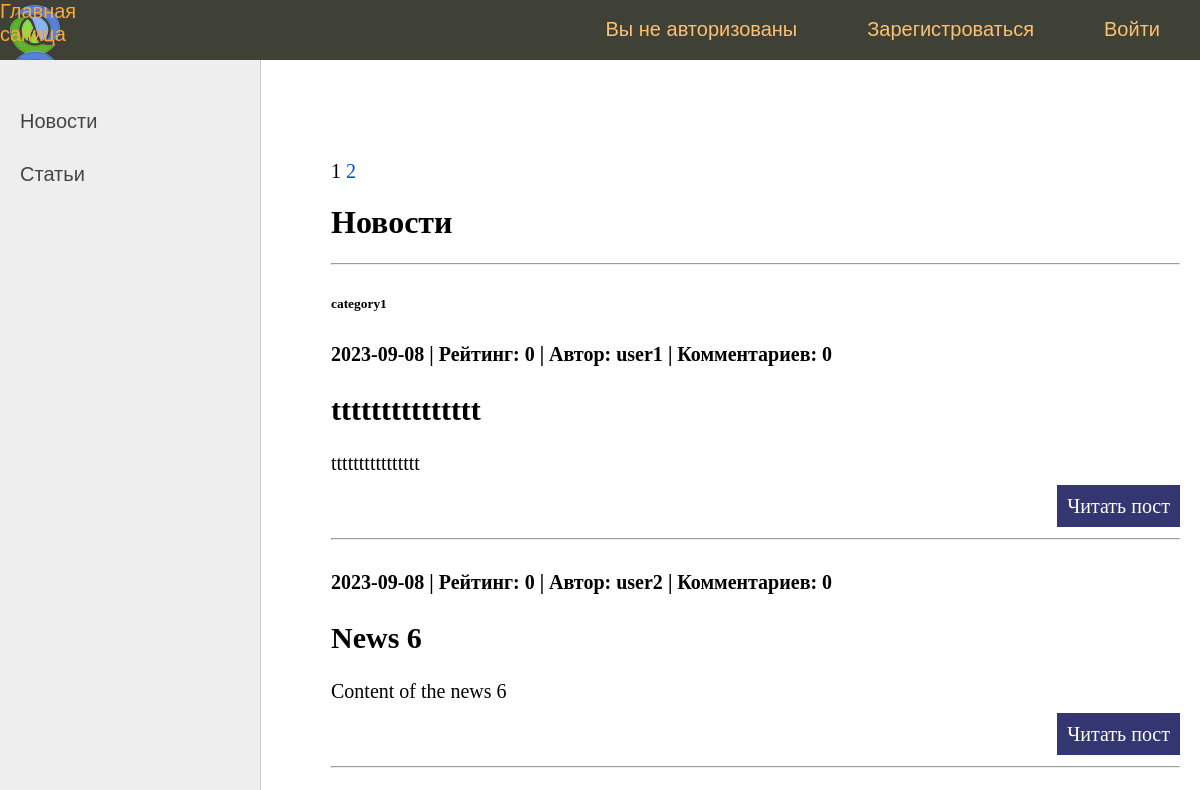
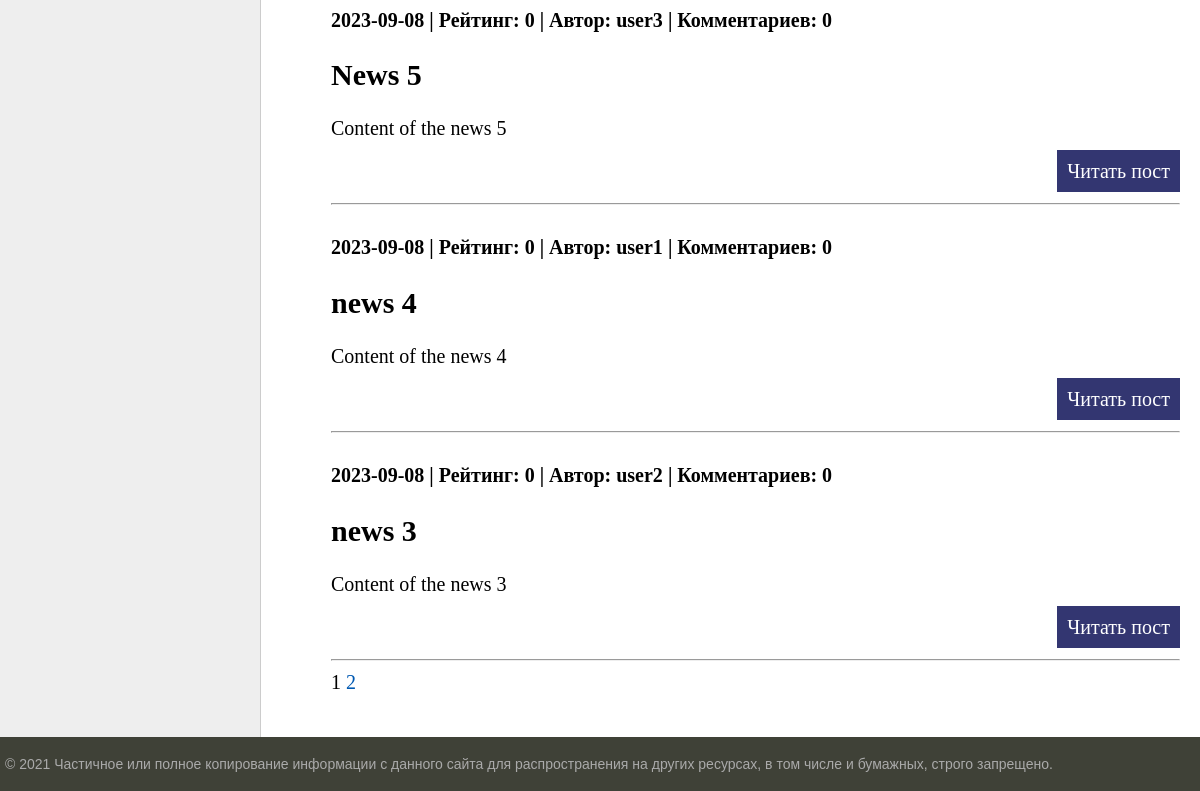
Before: /news/ with the older database file (2 pictures, top to bottom).
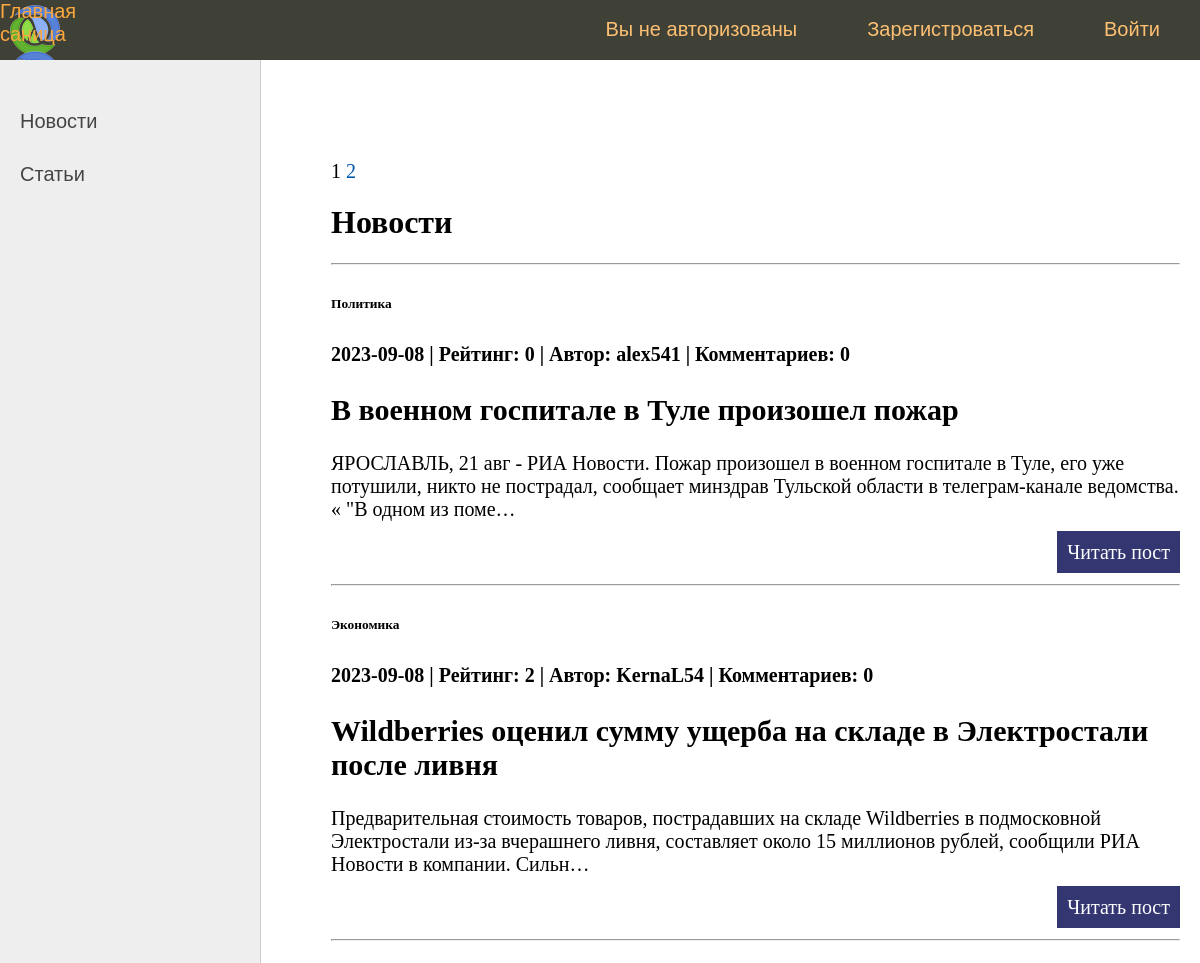
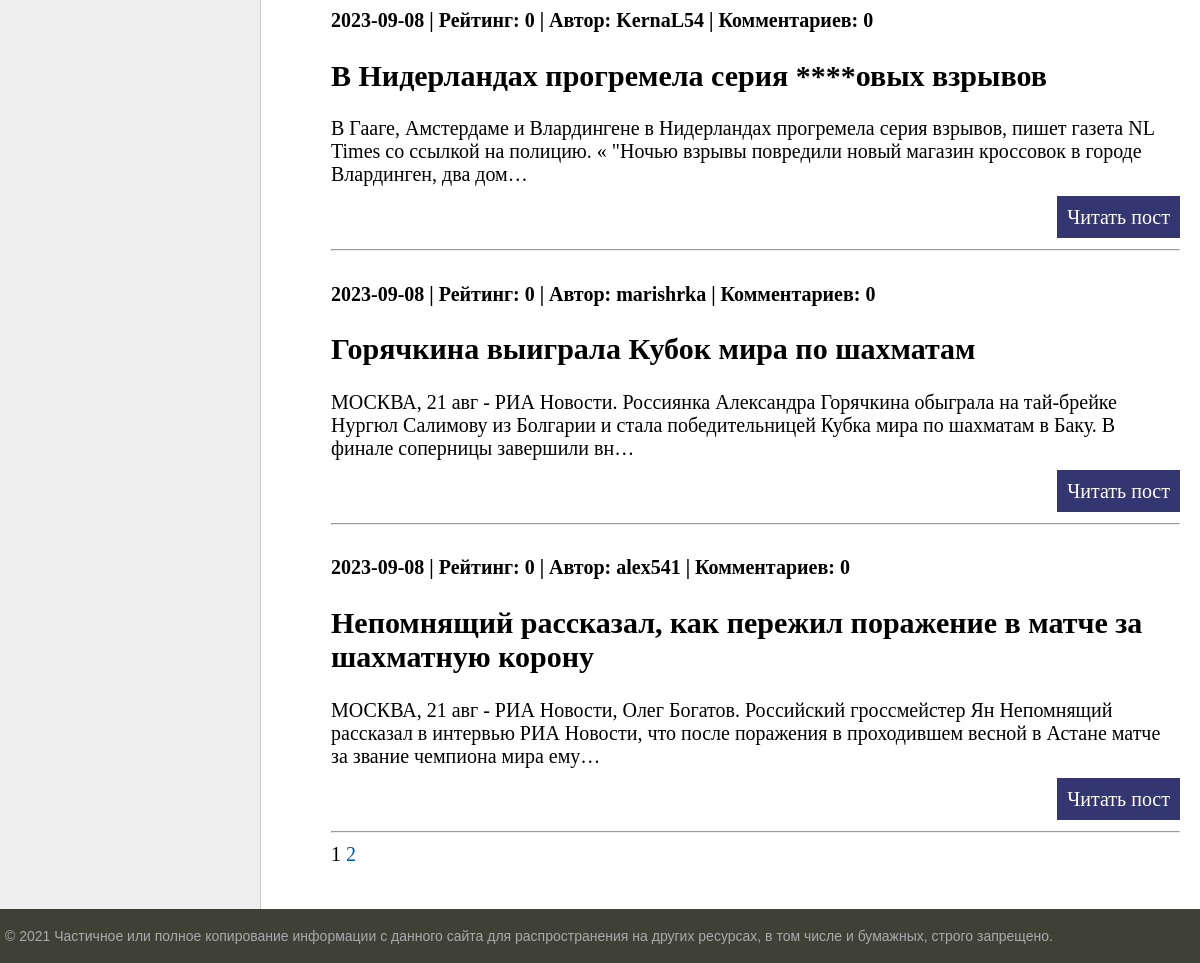
After: the same page with the newer database file (2 pictures, top to bottom).
### newsportal/models.py (models this page shows, shortened)
class Category(models.Model):
    name = models.CharField(max_length=150, unique=True)
    def __str__(self):
        return self.name

class Post(models.Model):
    author = models.ForeignKey(Author, on_delete=models.CASCADE, verbose_name='Автор')
    type_post = models.CharField(max_length=1, choices=POSTS, verbose_name='Тип поста')
    time_created = models.DateTimeField(auto_now_add=True, verbose_name='Дата создания')
    category = models.ManyToManyField(Category, through="PostCategory", verbose_name='Категория')
    title =  models.CharField(max_length=255, verbose_name='Оглавление')
    content = models.TextField( verbose_name='Содержание')
    rating = models.SmallIntegerField(default=0, verbose_name='Рейтинг')

class Author(models.Model):
    author = models.OneToOneField(User, on_delete=models.CASCADE)
    rating = models.SmallIntegerField(default=0)
    def __str__(self):
        return self.author.username

### newsportal/views.py (the view)
# urls.py: path('news/', ListNewsOnly.as_view(), name='news_only'),
class ListNewsOnly(ListView):
    queryset = Post.objects.filter(type_post=news)
    ordering = '-time_created'
    template_name = 'news.html'
    context_object_name = 'news'
    paginate_by = 5

### newsportal/templatetags/custom_filters.py (called while the page is built)
@register.filter()
def censor(value:str):
   swear_words = ('банан', 'морков', 'карто', 'броккол', 'ананас',
                  'Банан', 'Морков', 'Карто', 'Броккол', 'Ананас',)
   for word in swear_words:
      if word in value:
          value = value.replace(word, '****')
   return value

### newsportal/templatetags/custom_tags.py (called while the page is built)
@register.simple_tag(takes_context=True)
def url_replace(context, **kwargs):
   d = context['request'].GET.copy()
   for k, v in kwargs.items():
       d[k] = v
   return d.urlencode()

### templates/news.html (shortened to what this page needs)
{% extends 'default.html' %}
{% load custom_filters %}
{% block content %}
{% if news %}
{% include 'includes/paginations.html' %}
<h1>Новости</h1>
<hr>
{% for n in news %}
<h6>
{% for cat in n.category.all %}
{{ cat }}    {% if not forloop.last %}, {% endif %}
{% endfor %}
</h6>
<h4>{{ n.time_created|date:'Y-m-d' }} | Рейтинг: {{ n.rating }}
    | Автор: {{ n.author }} | Комментариев: {{ n.comment_set.count }} </h4>
<h2>{{ n.title|censor }}</h2>
<p>{{ n.content|truncatechars:200|censor}}</p>
   <p class="link-read-post"><a href="{% url 'one_news' n.pk %}">Читать пост</a>
<hr>
{% endfor %}
{% include 'includes/paginations.html' %}
{% else %}
<h1>Новостей нет</h1>
{% endif %}
<br><br>{% endblock content %}

Changed rows visible on the page:
no longer on this page (row edited): Post: time_created "2023-09-08", rating "0", author "user2", comment_set.count "0", title|censor "news 3", content|censor "Content of the news 3"
changed Post: author "user1" → "alex541"; title|censor "ttttttttttttttt" → "В военном госпитале в Туле произошел пожар"; content|censor "tttttttttttttttt" → "ЯРОСЛАВЛЬ, 21 авг - РИА Новости. Пожар произошел в военном госпитале в Туле, его уже потушили, никто не пострадал, сообщает минздрав Тульской области в телеграм-канале ведомства. « \"В одном из поме…"
changed Category: name "category1" → "Политика"
now on this page (row edited): Post: time_created "2023-09-08", rating "2", author "KernaL54", comment_set.count "0", title|censor "Wildberries оценил сумму ущерба на складе в Электростали после ливня", content|censor "Предварительная стоимость товаров, пострадавших на складе Wildberries в подмосковной Электростали из-за вчерашнего ливня, составляет около 15 миллионов рублей, сообщили РИА Новости в компании. Сильн…"
now on this page (row edited): Category: name "Экономика", shown under "2023-09-08"
changed Post: author "user2" → "KernaL54"; title|censor "News 6" → "В Нидерландах прогремела серия ****овых взрывов"; content|censor "Content of the news 6" → "В Гааге, Амстердаме и Влардингене в Нидерландах прогремела серия взрывов, пишет газета NL Times со ссылкой на полицию. « \"Ночью взрывы повредили новый магазин кроссовок в городе Влардинген, два дом…"
changed Post: author "user3" → "marishrka"; title|censor "News 5" → "Горячкина выиграла Кубок мира по шахматам"; content|censor "Content of the news 5" → "МОСКВА, 21 авг - РИА Новости. Россиянка Александра Горячкина обыграла на тай-брейке Нургюл Салимову из Болгарии и стала победительницей Кубка мира по шахматам в Баку. В финале соперницы завершили вн…"
changed Post: author "user1" → "alex541"; title|censor "news 4" → "Непомнящий рассказал, как пережил поражение в матче за шахматную корону"; content|censor "Content of the news 4" → "МОСКВА, 21 авг - РИА Новости, Олег Богатов. Российский гроссмейстер Ян Непомнящий рассказал в интервью РИА Новости, что после поражения в проходившем весной в Астане матче за звание чемпиона мира ему…"
